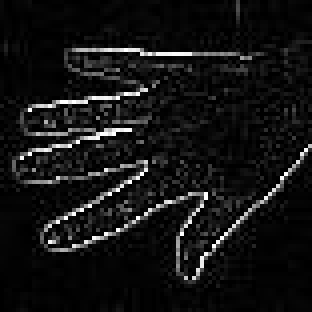
#> input picture processedPhots/0.jpg, 78 x 78 px (shown 4 times larger)
$ python -i handrecognition.py   (imports and definitions only)
#> lines starting #> are read from the running program, lines starting #| are printed output that depends on the picture
import torch
import torch.nn.functional as F

from PIL import Image,ExifTags,ImageFilter,ImageOps
import numpy as np
import time


# [17 lines left out: function rotateImg, not called in this run]

def editPic(img,size=80):
    try:
        img = img.convert("L").resize((size,size)).filter(ImageFilter.FIND_EDGES).crop((1,1,size-1,size-1))
    except:
        pass
    return img


def importPics(filename,y,process = False):
#> called with filename = 'Photos', process = False
    if process:
        pics = []
        finalData = []
        now = time.time()
        numPics = 50

        # Import and edit each image
        for i in range(numPics):
            id = filename + "/IMG_" + str(6636+i) + ".jpg"
            pics.append(Image.open(id))
        pics = [editPic(p) for p in pics]


        # make rotations and np.array them
        for p in pics:
            finalData.append(p)
            # [7 lines of commented-out code are left out]

        for f in range(len(finalData)):
            finalData[f].save("processedPhots/" + str(f) + ".jpg","JPEG")
    else:
        numPics = 200  #50*4 = 200 total
        pics = []
        num = 6
        count = -1

        # trans = [-20,-10,10,20]
        trans = [-20,20]
        dup = 16  # CHANGE THIS IF YOU EVER MESS WITH THE OPERATIONS BEING DUPLICATED
        for i in range(numPics):
            try:

                pics.append(Image.open("processedPhots/" + str(i) + ".jpg").convert("L")) #.point(lambda p: p > 100 and 255))
                pics[-1] = pics[-1].rotate(270)
                tmp = []
                # pics.append(ImageOps.mirror(pics[-1]))


                # Data Augmentation

                tmp.append(ImageOps.mirror(pics[-1]))
                tmp.append(pics[-1].rotate(10))
                tmp.append(pics[-1].rotate(-10))
                # [9 lines of commented-out code are left out]
                for i in trans:
                    for j in trans:
                        tmp.append(pics[-1].transform(pics[-1].size, Image.AFFINE,(1,0,i,0,1,j)))
                        tmp.append(tmp[0].transform(pics[-1].size, Image.AFFINE,(1,0,i,0,1,j)))
                        tmp.append(tmp[1].transform(pics[-1].size, Image.AFFINE,(1,0,i,0,1,j)))
#> after the loop, tmp = 15 items
                        # tmp.append(tmp[2].transform(pics[-1].size, Image.AFFINE,(1,0,i,0,1,j)))
                        # tmp.append(tmp[3].transform(pics[-1].size, Image.AFFINE,(1,0,i,0,1,j)))
                        # tmp.append(tmp[4].transform(pics[-1].size, Image.AFFINE,(1,0,i,0,1,j)))

                pics.extend(tmp)

                count = count + 1
                if count % 10 == 0:
                    num = num - 1
                for i in range(dup):
                    y.append(num)

            except:
                pass

        pics = [np.array(p) for p in pics]

        return pics


# [19 lines left out: functions rateModel, testPic, not called in this run]


def impTestPics(file):
#> called with file = 'testPhotos'
    newIms = []
    for i in range(27):
        img = Image.open("testPhotos/" + str(i) + ".jpg")
#> img is the input picture: PIL image 78x78 L; min 0, max 255, mean 19.3
        img = img.convert("L")  # .point(lambda p: p > 100 and 255)
        img = np.array(img)
        newIms.append(img)
    return newIms

# [14 lines left out: function testAll, not called in this run]


class ConvNet(torch.nn.Module):
    def __init__(self):
        super(ConvNet, self).__init__()
        kern = 5
        self.conv = torch.nn.Conv2d(1,1,kernel_size=kern)
        # self.conv2 = torch.nn.Conv2d(4, 8, kernel_size=kern)
        # self.conv2 = torch.nn.Conv2d(1, 1, kernel_size=kern)
        self.rl = torch.nn.ReLU()
        # self.pool = torch.nn.MaxPool2d(kernel_size=2,stride=2,padding=0)
        self.pool2 = torch.nn.MaxPool2d(kernel_size=2,stride=2,padding=0)


        # [9 lines of commented-out code are left out]
        self.linear1 = torch.nn.Linear(((78-kern+1))**2, 300)
        self.dropout = torch.nn.Dropout(p=0.3)  # try a middle layer of ~30 instead?
        self.linear2 = torch.nn.Linear(300, 50)
        self.linear3 = torch.nn.Linear(50, 5)

        # [6 lines of commented-out code are left out]


    # [38 lines left out: function forward, not called in this run]


y=[]
pics = importPics("Photos",y) # 2448x2448x3 images
# [1 line that did not run here, left out]

batch = len(y)
#> batch = 64
inSize = len(pics[0])
outSize = 5
numEpochs = 50

# Constructing the model
# [1 line that did not run here, left out]

# Define a loss and optimization function
# loss_fn = torch.nn.MSELoss(reduction='sum')
# [1 line that did not run here, left out]
# [1 line that did not run here, left out]


# [9 lines of commented-out code are left out]

# [39 lines not run here, left out]


# currentModel(pics[0])

>>> from PIL import Image
>>> picture = Image.open('processedPhots/0.jpg')
>>> result = editPic(picture)
#> in editPic, `img = img.convert("L").resize((size,size)).filter(ImageFilter.FIND_EDG..`:
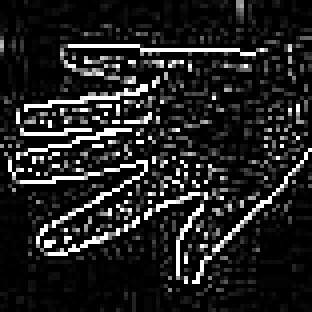
#> img: PIL image 78x78 L (shown 4 times larger); min 0, max 255, mean 33.8
